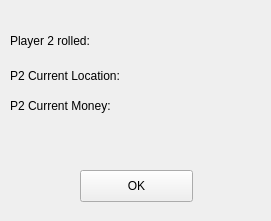
    <widget class="QWidget" name="widget_3" native="true">
     <property name="geometry">
      <rect>
       <x>710</x>
       <y>209</y>
       <width>271</width>
       <height>221</height>
      </rect>
     </property>
     <widget class="QLabel" name="label_8">
      <property name="geometry">
       <rect>
        <x>10</x>
        <y>60</y>
        <width>171</width>
        <height>31</height>
       </rect>
      </property>
      <property name="text">
       <string>P2 Current Location:</string>
      </property>
     </widget>
     <widget class="QLabel" name="label_9">
      <property name="geometry">
       <rect>
        <x>150</x>
        <y>90</y>
        <width>131</width>
        <height>31</height>
       </rect>
      </property>
      <property name="text">
       <string/>
      </property>
     </widget>
     <widget class="QLabel" name="label_10">
      <property name="geometry">
       <rect>
        <x>140</x>
        <y>60</y>
        <width>151</width>
        <height>31</height>
       </rect>
      </property>
      <property name="text">
       <string/>
      </property>
     </widget>
     <widget class="QLabel" name="label_11">
      <property name="geometry">
       <rect>
        <x>10</x>
        <y>20</y>
        <width>101</width>
        <height>41</height>
       </rect>
      </property>
      <property name="text">
       <string>Player 2 rolled:</string>
      </property>
     </widget>
     <widget class="QPushButton" name="pushButton_4">
      <property name="geometry">
       <rect>
        <x>80</x>
        <y>170</y>
        <width>113</width>
        <height>32</height>
       </rect>
      </property>
      <property name="text">
       <string>OK</string>
      </property>
     </widget>
     <widget class="QLabel" name="label_12">
      <property name="geometry">
       <rect>
        <x>140</x>
        <y>30</y>
        <width>61</width>
        <height>31</height>
       </rect>
      </property>
      <property name="text">
       <string/>
      </property>
     </widget>
     <widget class="QLabel" name="label_13">
      <property name="geometry">
       <rect>
        <x>10</x>
        <y>90</y>
        <width>111</width>
        <height>31</height>
       </rect>
      </property>
      <property name="text">
       <string>P2 Current Money:</string>
      </property>
     </widget>
    </widget>
